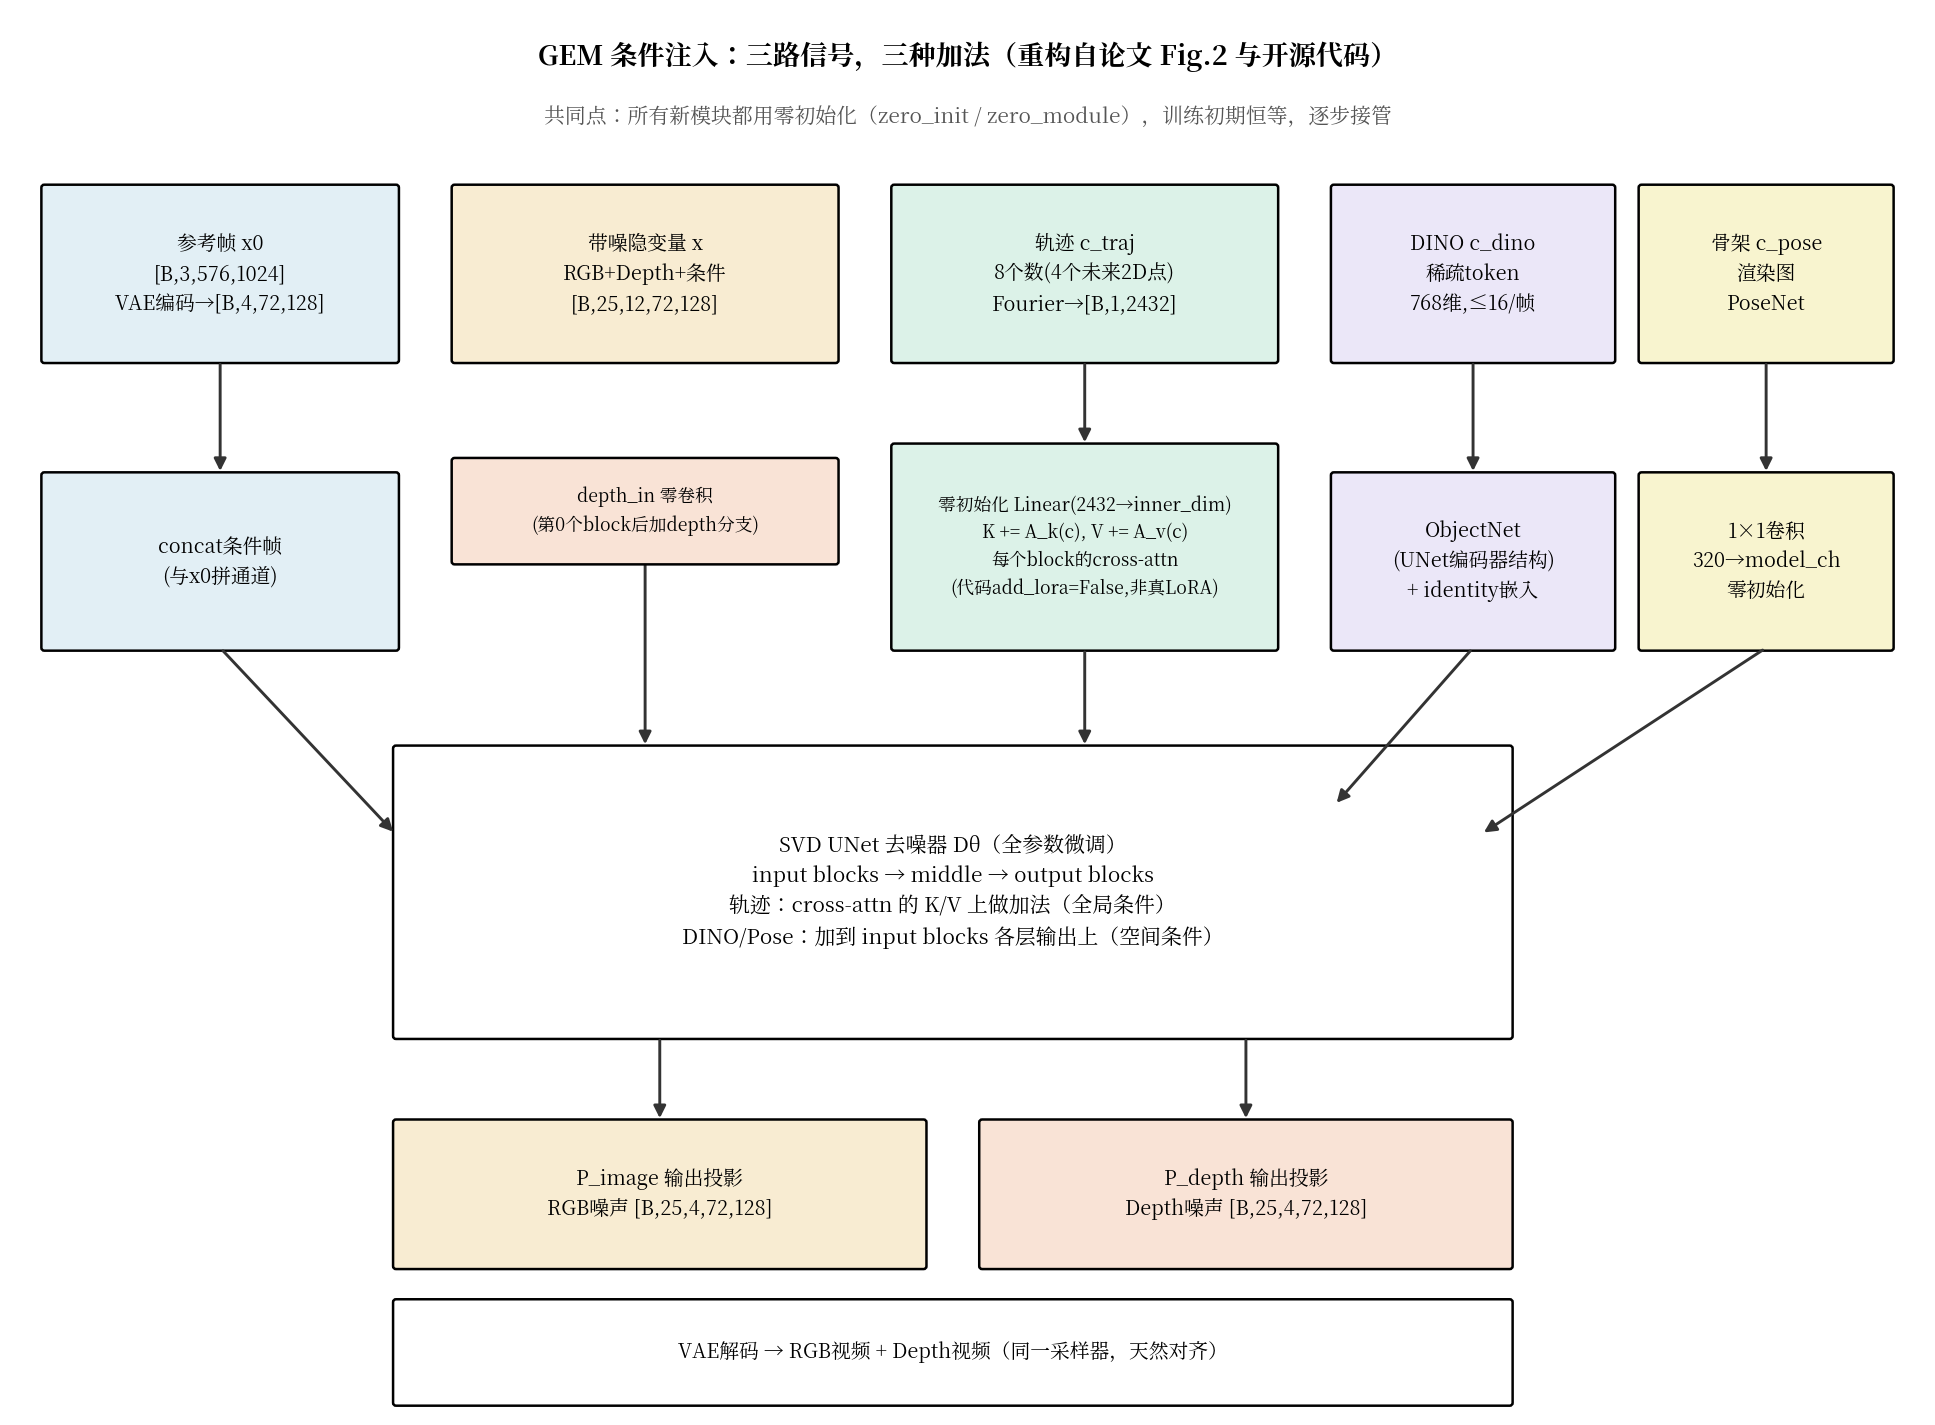

Write the Python code that produced this figure.
"""GEM 三路条件注入方式与张量形状（按论文 Fig.2 + 代码 video_model.py / attention.py / configs 重构）。
关键发现：论文说轨迹用 "LoRA"，代码里 add_lora=False，实际是零初始化全秩线性层加到 K/V 上。"""
import matplotlib
matplotlib.use("Agg")
import matplotlib.pyplot as plt
from matplotlib.font_manager import FontProperties
from matplotlib.patches import FancyBboxPatch, FancyArrowPatch

FP = FontProperties(fname="/usr/share/fonts/opentype/noto/NotoSerifCJK-Bold.ttc")
plt.rcParams["font.family"] = FP.get_name()
plt.rcParams["axes.unicode_minus"] = False

fig, ax = plt.subplots(figsize=(13, 9.6))
ax.set_xlim(0, 13)
ax.set_ylim(0, 9.7)
ax.axis("off")

def box(x, y, w, h, text, fc, ec="black", fs=9.5, style="round,pad=0.02"):
    ax.add_patch(FancyBboxPatch((x, y), w, h, boxstyle=style,
                                fc=fc, ec=ec, lw=1.2))
    ax.text(x + w / 2, y + h / 2, text, ha="center", va="center",
            fontsize=fs, linespacing=1.5)

def arrow(x1, y1, x2, y2, col="#333333", ls="-"):
    ax.add_patch(FancyArrowPatch((x1, y1), (x2, y2), arrowstyle="-|>",
                                 mutation_scale=12, lw=1.4, color=col, linestyle=ls))

# ---------- 输入行 ----------
box(0.2, 7.3, 2.4, 1.2, "参考帧 x0\n[B,3,576,1024]\nVAE编码→[B,4,72,128]", "#e2eff5")
box(3.0, 7.3, 2.6, 1.2, "带噪隐变量 x\nRGB+Depth+条件\n[B,25,12,72,128]", "#f8ecd2")
box(6.0, 7.3, 2.6, 1.2, "轨迹 c_traj\n8个数(4个未来2D点)\nFourier→[B,1,2432]", "#dcf2e8")
box(9.0, 7.3, 1.9, 1.2, "DINO c_dino\n稀疏token\n768维,≤16/帧", "#ebe7f8")
box(11.1, 7.3, 1.7, 1.2, "骨架 c_pose\n渲染图\nPoseNet", "#f8f4cf")

# ---------- 处理行 ----------
box(0.2, 5.3, 2.4, 1.2, "concat条件帧\n(与x0拼通道)", "#e2eff5")
box(6.0, 5.3, 2.6, 1.4,
    "零初始化 Linear(2432→inner_dim)\nK += A_k(c), V += A_v(c)\n每个block的cross-attn\n(代码add_lora=False,非真LoRA)",
    "#dcf2e8", fs=8.5)
box(9.0, 5.3, 1.9, 1.2, "ObjectNet\n(UNet编码器结构)\n+ identity嵌入", "#ebe7f8")
box(11.1, 5.3, 1.7, 1.2, "1×1卷积\n320→model_ch\n零初始化", "#f8f4cf")

arrow(1.4, 7.3, 1.4, 6.5)
arrow(7.3, 7.3, 7.3, 6.7)
arrow(9.95, 7.3, 9.95, 6.5)
arrow(11.95, 7.3, 11.95, 6.5)

# ---------- UNet 主体 ----------
box(2.6, 2.6, 7.6, 2.0,
    "SVD UNet 去噪器 Dθ（全参数微调）\n"
    "input blocks → middle → output blocks\n"
    "轨迹：cross-attn 的 K/V 上做加法（全局条件）\n"
    "DINO/Pose：加到 input blocks 各层输出上（空间条件）",
    "#ffffff", fs=10)

arrow(1.4, 5.3, 2.6, 4.0)
arrow(7.3, 5.3, 7.3, 4.6)
arrow(9.95, 5.3, 9.0, 4.2)
arrow(11.95, 5.3, 10.0, 4.0)
arrow(4.3, 6.2, 4.3, 4.6)  # noisy latents -> unet

box(3.0, 5.9, 2.6, 0.7, "depth_in 零卷积\n(第0个block后加depth分支)", "#f9e3d6", fs=8.5)

# ---------- 输出头 ----------
box(2.6, 1.0, 3.6, 1.0, "P_image 输出投影\nRGB噪声 [B,25,4,72,128]", "#f8ecd2")
box(6.6, 1.0, 3.6, 1.0, "P_depth 输出投影\nDepth噪声 [B,25,4,72,128]", "#f9e3d6")
arrow(4.4, 2.6, 4.4, 2.0)
arrow(8.4, 2.6, 8.4, 2.0)

box(2.6, 0.05, 7.6, 0.7, "VAE解码 → RGB视频 + Depth视频（同一采样器，天然对齐）",
    "#ffffff", fs=9.5)

ax.text(6.5, 9.35, "GEM 条件注入：三路信号，三种加法（重构自论文 Fig.2 与开源代码）",
        ha="center", fontsize=13, fontweight="bold")
ax.text(6.5, 8.95,
        "共同点：所有新模块都用零初始化（zero_init / zero_module），训练初期恒等，逐步接管",
        ha="center", fontsize=10, color="#555555")

plt.tight_layout()
plt.savefig("/home/hatch/workspace/your_files/paper-xray-100/papers/056-WM-gem/fig-conditioning.png",
            dpi=150, bbox_inches="tight")
print("saved fig-conditioning.png")
